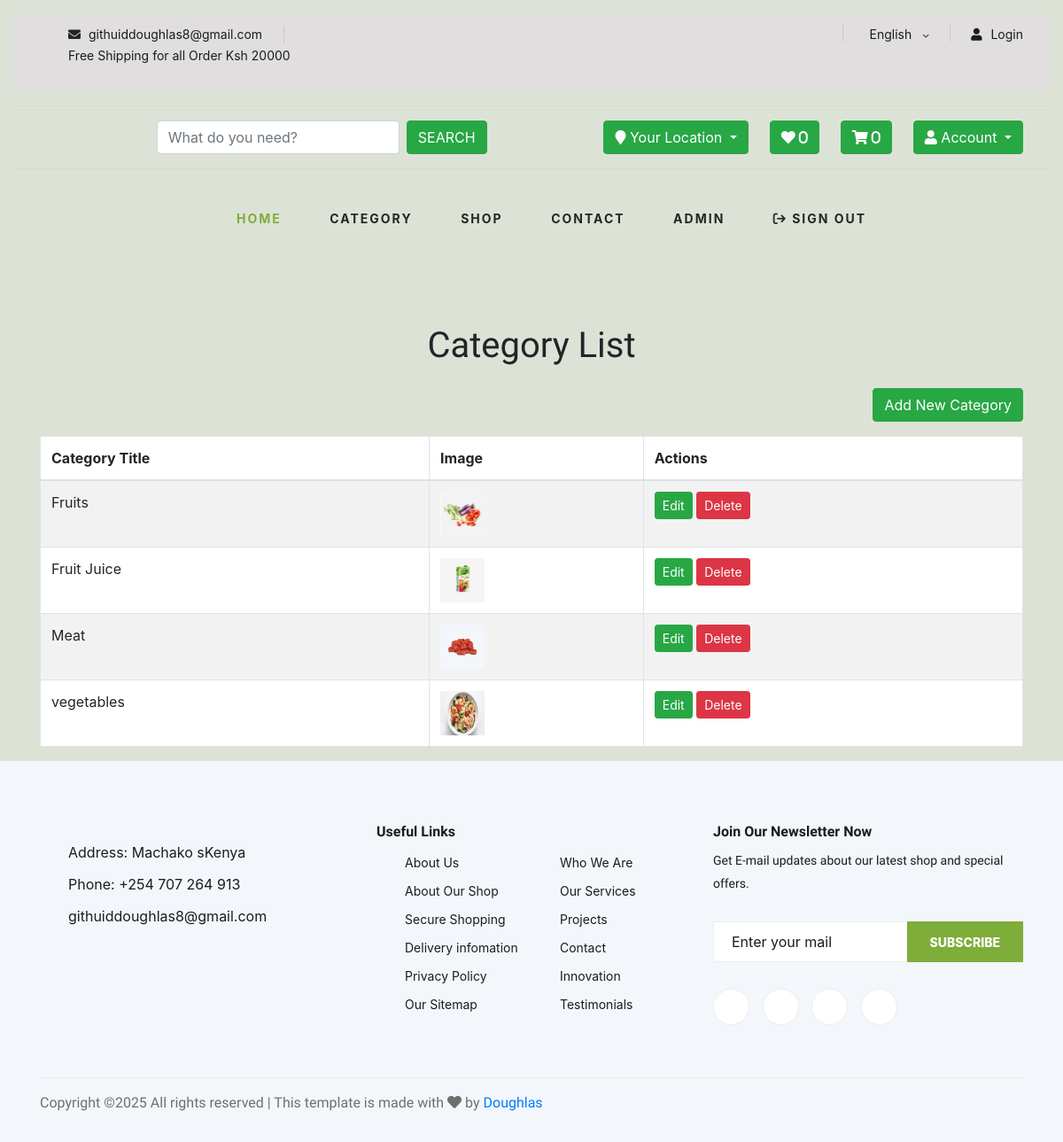
Before: /categories/ (signed in) with the older database file.
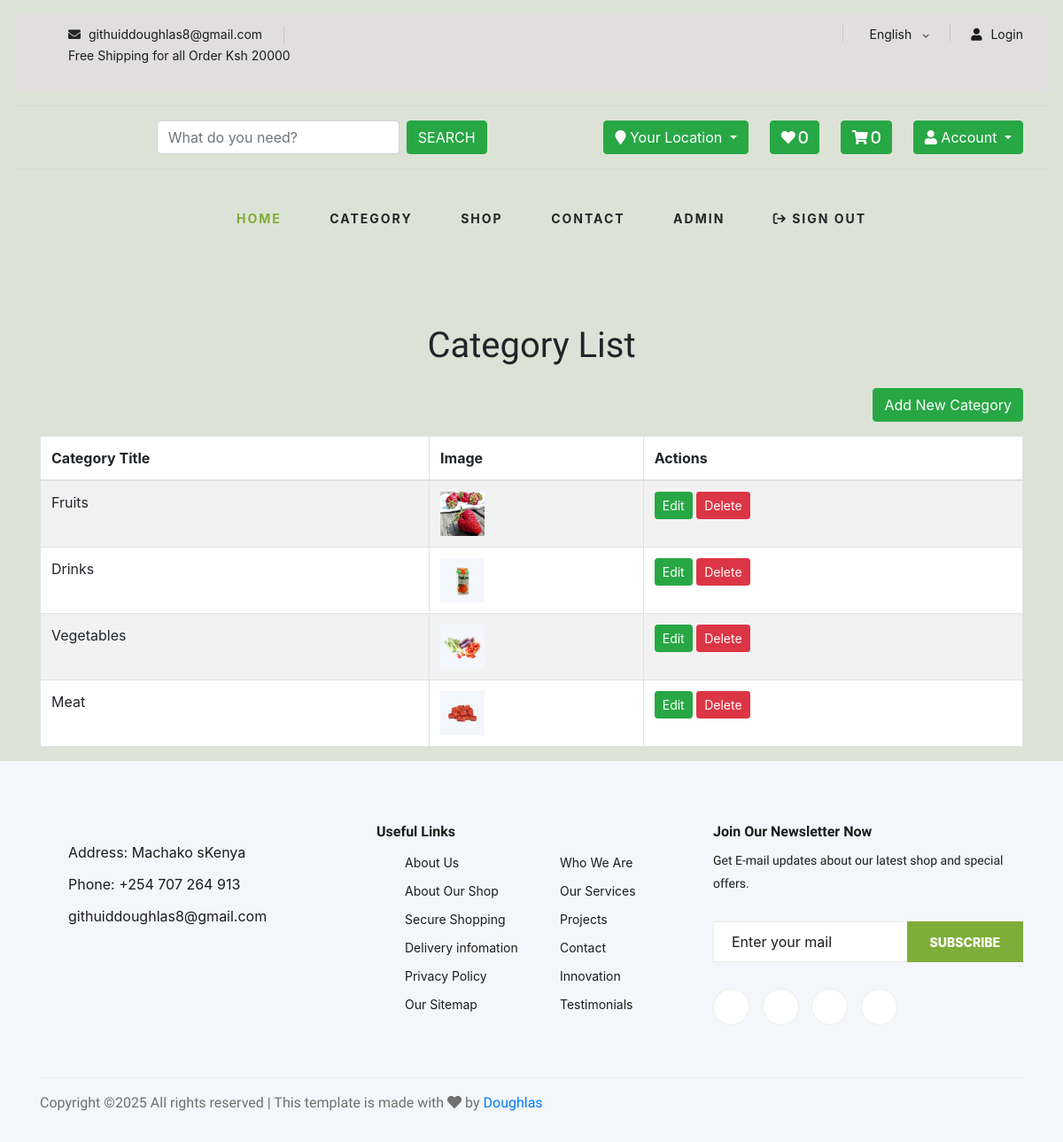
After: the same page with the newer database file.
### core/models.py (models this page shows, shortened)
class Category(models.Model):
    cid = ShortUUIDField(unique=True, length=10, max_length=30, prefix="cat", alphabet="abcdefgh12345")
    title = models.CharField(max_length=100)
    image = models.ImageField(upload_to="category")  # Static path for images
    class Meta:
        verbose_name_plural = "Categories"

### core/views.py (the view)
# urls.py: path('categories/', views.category_list, name='category-list'),
@staff_member_required
def category_list(request):
    categories = Category.objects.all()
    return render(request, 'category_admin.html', {'categories': categories})

### core/context_processor.py (called while the page is built)
def default(request):
    categories = Category.objects.all()
    vendors = Vendors.objects.all()
    wishlist_count = 0
    if request.user.is_authenticated:
        try:
            wishlist_count = Wishlist.objects.filter(user=request.user).count()
        except Exception as e:
            print(f"Error fetching wishlist: {e}")
            messages.warning(request, "There was an issue retrieving your wishlist.")
    if request.user.is_authenticated:
        address = Address.objects.filter(user=request.user).first()  # Returns None if not found
    else:
        address = None  # No address for unauthenticated users
    return {
        'categories': categories,
        'wishlist_count': wishlist_count,  # Use a proper count
        'address': address,
        'vendors': vendors,
    }

### templates/category_admin.html
{% extends 'partials/base.html' %}
{% block content %}
<div class="container mt-5">
    <h1 class="text-center mb-4">Category List</h1>
    <div class="mb-3 text-end">
        <a href="{% url 'core:add-category' %}" class="btn btn-success">Add New Category</a>
    </div>
    <table class="table table-striped table-bordered">
        <thead>
            <tr>
                <th>Category Title</th>
                <th>Image</th>
                <th>Actions</th>
            </tr>
        </thead>
        <tbody>
            {% for category in categories %}
            <tr>
                <td>{{ category.title }}</td>
                <td><img src="{{ category.image.url }}" width="50" height="50" /></td>
                <td>
                    <a href="{% url 'core:edit-category' category.cid %}" class="btn btn-success btn-sm">Edit</a>
                    <a href="{% url 'core:delete-category' category.cid %}" class="btn btn-danger btn-sm">Delete</a>
                </td>
            </tr>
            {% endfor %}
        </tbody>
    </table>
</div>
{% endblock %}

Changed rows visible on the page:
removed Category: title "Fruit Juice", image (picture)
removed Category: title "vegetables", image (picture)
changed Category "Fruits": image: a different picture
added Category: title "Drinks", image (picture)
added Category: title "Vegetables", image (picture)
